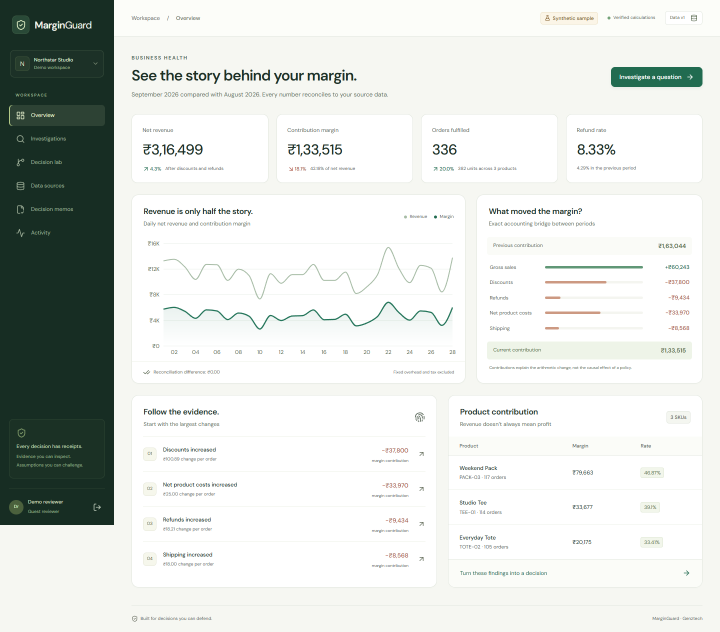
#> input picture docs/images/overview.png, 1440 x 1264 px, given in place of 02-overview.png, which was not available (shown at 1/2 size)
$ python prepare_assets.py
#> lines starting #> are read from the running program, lines starting #| are printed output that depends on the picture
"""Prepare screenshots from the real Playwright journey for docs and presentation."""

import shutil
from pathlib import Path

from PIL import Image

ARTIFACTS = Path("artifacts")
TARGET = Path("docs/images")


def main():
    TARGET.mkdir(parents=True, exist_ok=True)
    names = {
        "02-overview": "overview",
        "05-decision-lab": "decision-lab",
        "07-stale-memo": "stale-memo",
        "08-quality-gate": "quality-gate",
    }
    for source, target in names.items():
        shutil.copyfile(ARTIFACTS / (source + ".png"), TARGET / (target + ".png"))
    crops = {
        "overview": ("02-overview", (263, 225, 1406, 772)),
        "investigation": ("04-investigation", (248, 90, 1420, 1010)),
        "decision": ("05-decision-lab", (585, 225, 1405, 745)),
        "approval": ("06-approved-memo", (264, 230, 1313, 526)),
        "stale": ("07-stale-memo", (264, 230, 1313, 526)),
        "quality": ("08-quality-gate", (263, 290, 1406, 860)),
    }
    for target, (source, box) in crops.items():
        with Image.open(ARTIFACTS / (source + ".png")) as image:
#> image is the input picture: PIL image 1440x1264 RGB; mean R, G, B 218.1, 222, 218.3
            bounded = (*box[:3], min(box[3], image.height))
#> bounded = (263, 225, 1406, 772)
            image.crop(bounded).save(ARTIFACTS / ("deck-" + target + ".png"))
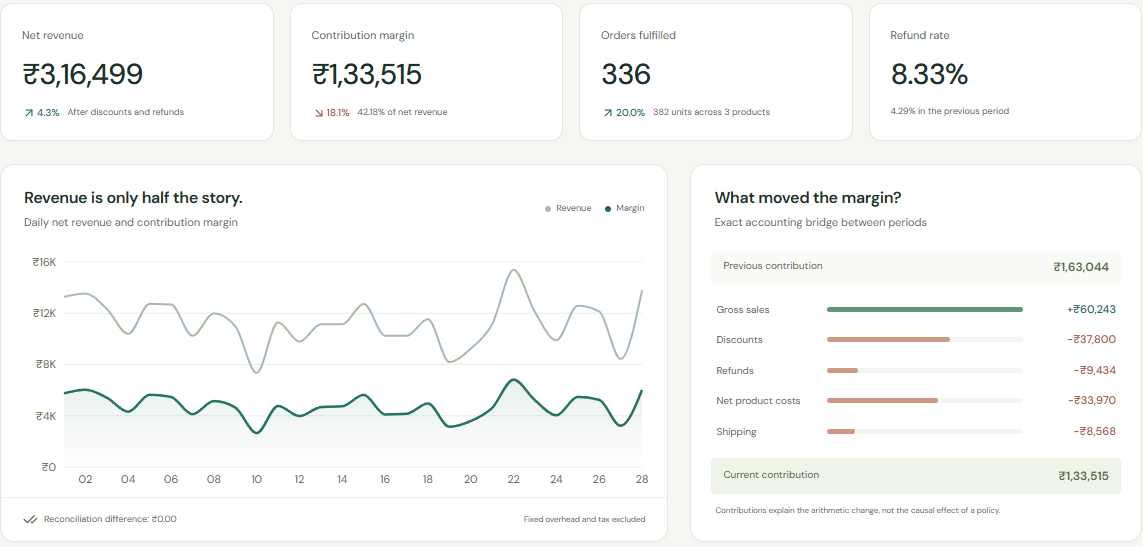
#> saved as deck-overview.png: PIL image 1143x547 RGB; mean R, G, B 248.4, 249.4, 248
#> pass 2 of the loop in main, `for target, (source, box) in crops.items():`:
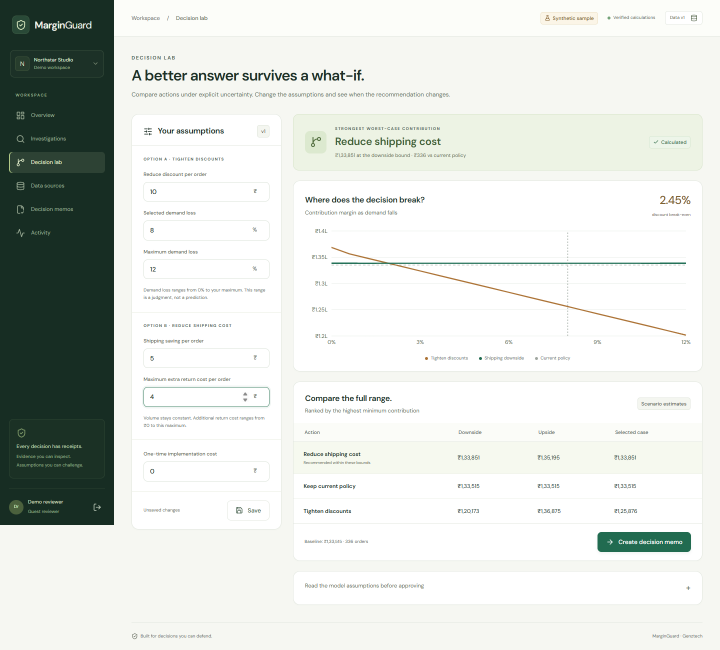
#> input picture docs/images/decision-lab.png, 1440 x 1299 px, given in place of 04-investigation.png, which was not available (shown at 1/2 size)
#> in main, image is the input picture: PIL image 1440x1299 RGB; mean R, G, B 218.3, 222.4, 217.9
#> in main, `image.crop(bounded).save(ARTIFACTS / ("deck-" + target + ".png"))`:
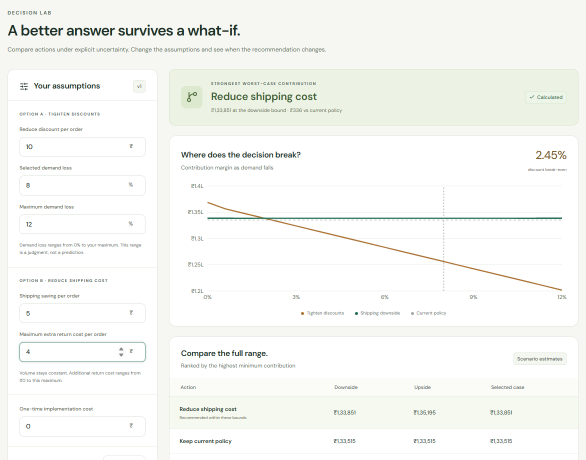
#> saved as deck-investigation.png: PIL image 1172x920 RGB (shown at 1/2 size); mean R, G, B 246.7, 248, 244.6
    print("Prepared actual product images for the repository and presentation.")


if __name__ == "__main__":
#> (the run stopped early here; a loop or call above may not have finished)
